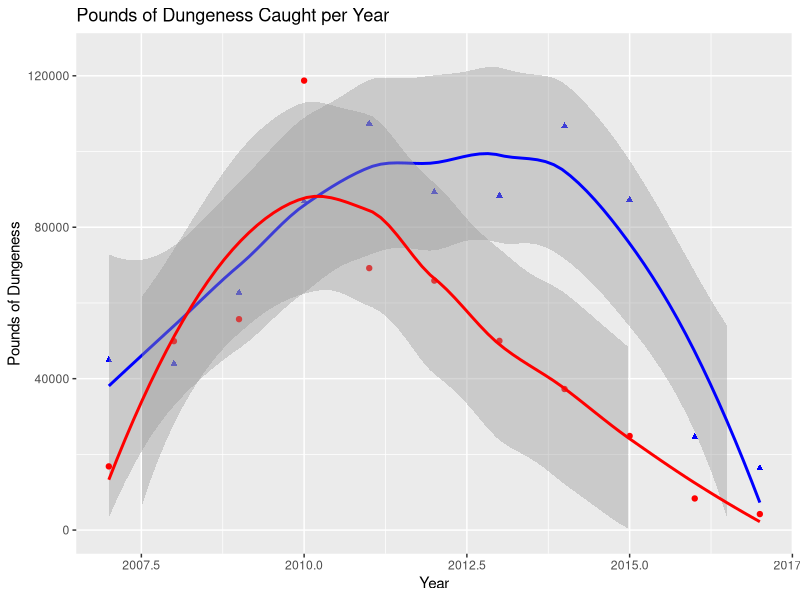
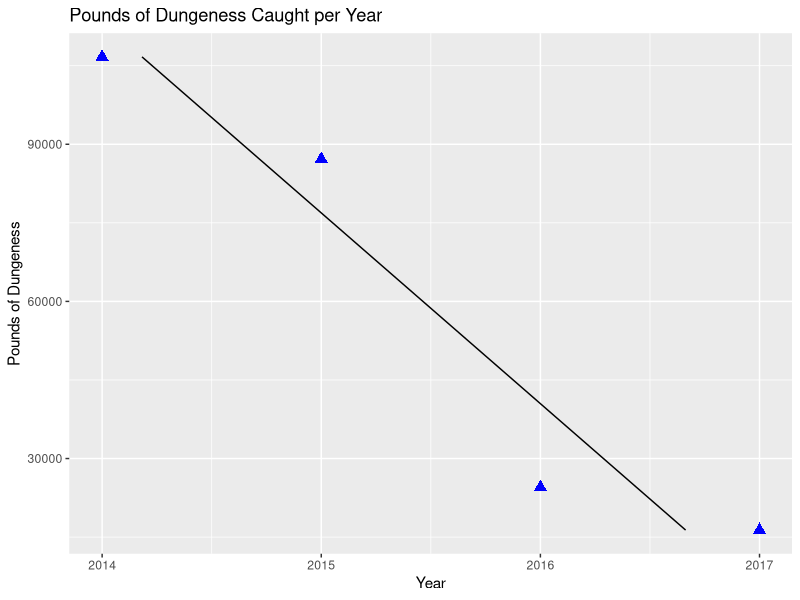
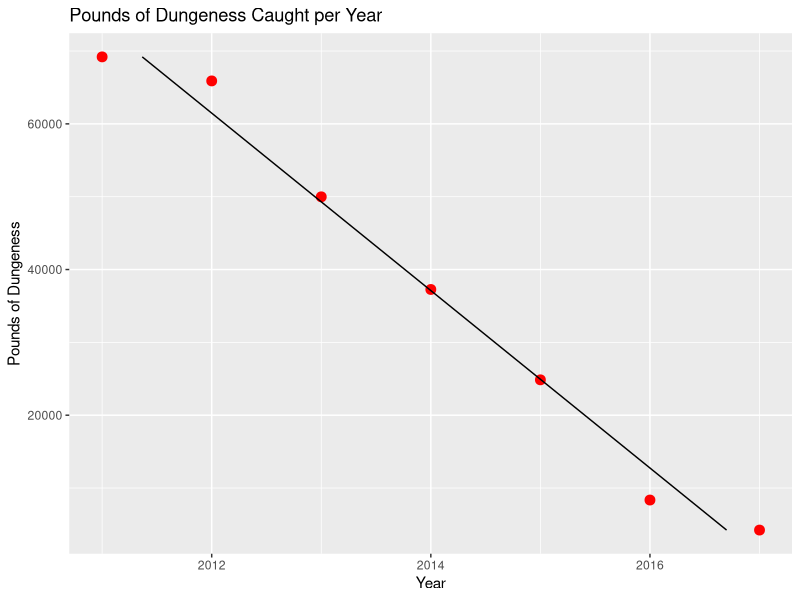

Reproduce these figures in R, in order.
## ---- chunk 1
library(dplyr)
library(tidyverse)
## ---- chunk 2
DC_catch.10 <- read.csv("../Data/2007.2017_DC_catch.10.csv", header = TRUE)
## ---- chunk 3
head(DC_catch.10)
## ---- chunk 4
DC_catch.11.13 <- read.csv("../Data/2007.2017_DC_catch.csv", header = TRUE)
## ---- chunk 5
head(DC_catch.11.13)
## ---- chunk 6
DC_catch <- inner_join(DC_catch.10, DC_catch.11.13, by = "year")
## ---- chunk 7
head(DC_catch)
## ---- chunk 8
DC_catch_renamed <- DC_catch %>% rename("10" = lbs_dungeness.10, 
                                     "11" = lbs_dungeness.11, "13" = lbs_dungeness.13)
## ---- chunk 9
head(DC_catch_renamed)
## ---- chunk 10
DC_catch_tidy <- DC_catch_renamed %>% 
  gather(`10`, `11`, `13`, key = "area", value = "lbs")
## ---- chunk 11
head(DC_catch_tidy)
## ---- chunk 12
ggplot(DC_catch) +
  geom_point(mapping = aes(x = year, y = lbs_dungeness.11), col = "blue", 
             shape  = "triangle") +
  geom_smooth(mapping = aes(x = year, y = lbs_dungeness.11), col = "blue") +
  geom_point(mapping = aes(x = year, y = lbs_dungeness.13), col = "red") +
  geom_smooth(mapping = aes(x = year, y = lbs_dungeness.13), col = "red") +
  ylim(0,125000) +
  labs(title = "Pounds of Dungeness Caught per Year", x = "Year", 
       y = "Pounds of Dungeness")
## ---- chunk 13
lin_data.10 <- subset(DC_catch, year %in% c("2013", "2014", "2015", "2016", "2017"))
lin_data.11 <- subset(DC_catch, year %in% c("2014", "2015", "2016", "2017"))
lin_data.13 <- subset(DC_catch, year %in% c("2011", "2012", "2013", "2014", 
                                            "2015", "2016", "2017"))
## ---- chunk 14
lm_fit.10 <- lm(year ~ lbs_dungeness.10, data=lin_data.10)
summary(lm_fit.10)

lm_fit.11 <- lm(year ~ lbs_dungeness.11, data=lin_data.11)
summary(lm_fit.11)

lm_fit.13 <- lm(year ~ lbs_dungeness.13, data=lin_data.13)
summary(lm_fit.13)
## ---- chunk 15
predicted.11 <- data.frame(catch_pred = predict(lm_fit.11, lin_data.11), 
                           lbs_dungeness.11=lin_data.11$lbs_dungeness.11)

ggplot(lin_data.11) +
  geom_point(mapping = aes( x = year, y = lbs_dungeness.11), 
             col = "blue", shape = "triangle", size = 3) +
  geom_line(data = predicted.11, aes(x=catch_pred, y=lbs_dungeness.11)) +
  labs(title = "Pounds of Dungeness Caught per Year", x = "Year", 
       y = "Pounds of Dungeness")
## ---- chunk 16
predicted.13 <- data.frame(catch_pred = predict(lm_fit.13, lin_data.13), 
                           lbs_dungeness.13=lin_data.13$lbs_dungeness.13)

ggplot(lin_data.13) +
  geom_point(mapping = aes( x = year, y = lbs_dungeness.13), 
             col = "red", size = 3) +
  geom_line(data = predicted.13, aes(x=catch_pred, y=lbs_dungeness.13)) +
  labs(title = "Pounds of Dungeness Caught per Year", x = "Year", 
       y = "Pounds of Dungeness")
